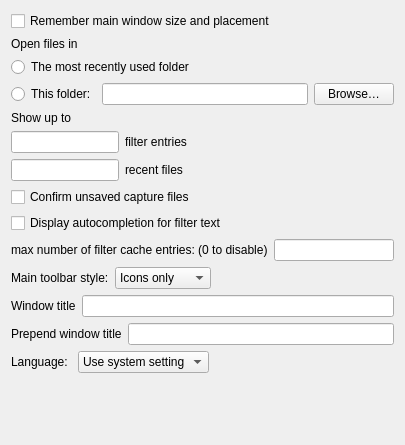
<?xml version="1.0" encoding="UTF-8"?>
<ui version="4.0">
 <class>MainWindowPreferencesFrame</class>
 <widget class="QFrame" name="MainWindowPreferencesFrame">
  <property name="geometry">
   <rect>
    <x>0</x>
    <y>0</y>
    <width>405</width>
    <height>445</height>
   </rect>
  </property>
  <property name="sizePolicy">
   <sizepolicy hsizetype="Preferred" vsizetype="Fixed">
    <horstretch>0</horstretch>
    <verstretch>0</verstretch>
   </sizepolicy>
  </property>
  <property name="minimumSize">
   <size>
    <width>0</width>
    <height>384</height>
   </size>
  </property>
  <property name="windowTitle">
   <string>Frame</string>
  </property>
  <property name="frameShape">
   <enum>QFrame::NoFrame</enum>
  </property>
  <property name="frameShadow">
   <enum>QFrame::Plain</enum>
  </property>
  <property name="lineWidth">
   <number>0</number>
  </property>
  <layout class="QVBoxLayout" name="verticalLayout">
   <item>
    <widget class="QCheckBox" name="geometryCheckBox">
     <property name="toolTip">
      <string>Checking this will save the size, position, and maximized state of the main window.</string>
     </property>
     <property name="text">
      <string>Remember main window size and placement</string>
     </property>
    </widget>
   </item>
   <item>
    <widget class="QLabel" name="label">
     <property name="text">
      <string>Open files in</string>
     </property>
    </widget>
   </item>
   <item>
    <layout class="QGridLayout" name="gridLayout">
     <item row="1" column="0">
      <widget class="QRadioButton" name="foStyleSpecifiedRadioButton">
       <property name="text">
        <string>This folder:</string>
       </property>
       <attribute name="buttonGroup">
        <string notr="true">openInButtonGroup</string>
       </attribute>
      </widget>
     </item>
     <item row="1" column="1">
      <widget class="QLineEdit" name="foStyleSpecifiedLineEdit"/>
     </item>
     <item row="1" column="2">
      <widget class="QPushButton" name="foStyleSpecifiedPushButton">
       <property name="text">
        <string>Browse…</string>
       </property>
      </widget>
     </item>
     <item row="0" column="0" colspan="3">
      <widget class="QRadioButton" name="foStyleLastOpenedRadioButton">
       <property name="text">
        <string>The most recently used folder</string>
       </property>
       <attribute name="buttonGroup">
        <string notr="true">openInButtonGroup</string>
       </attribute>
      </widget>
     </item>
    </layout>
   </item>
   <item>
    <widget class="QLabel" name="label_2">
     <property name="text">
      <string>Show up to</string>
     </property>
    </widget>
   </item>
   <item>
    <layout class="QHBoxLayout" name="horizontalLayout_2" stretch="0,0,1">
     <item>
      <widget class="QLineEdit" name="maxFilterLineEdit"/>
     </item>
     <item>
      <widget class="QLabel" name="label_3">
       <property name="text">
        <string>filter entries</string>
       </property>
      </widget>
     </item>
     <item>
      <spacer name="horizontalSpacer">
       <property name="orientation">
        <enum>Qt::Horizontal</enum>
       </property>
       <property name="sizeHint" stdset="0">
        <size>
         <width>40</width>
         <height>20</height>
        </size>
       </property>
      </spacer>
     </item>
    </layout>
   </item>
   <item>
    <layout class="QHBoxLayout" name="horizontalLayout_3" stretch="0,0,1">
     <item>
      <widget class="QLineEdit" name="maxRecentLineEdit"/>
     </item>
     <item>
      <widget class="QLabel" name="label_4">
       <property name="text">
        <string>recent files</string>
       </property>
      </widget>
     </item>
     <item>
      <spacer name="horizontalSpacer_2">
       <property name="orientation">
        <enum>Qt::Horizontal</enum>
       </property>
       <property name="sizeHint" stdset="0">
        <size>
         <width>40</width>
         <height>20</height>
        </size>
       </property>
      </spacer>
     </item>
    </layout>
   </item>
   <item>
    <widget class="QCheckBox" name="confirmUnsavedCheckBox">
     <property name="text">
      <string>Confirm unsaved capture files</string>
     </property>
    </widget>
   </item>
   <item>
    <widget class="QCheckBox" name="displayAutoCompleteCheckBox">
     <property name="text">
      <string>Display autocompletion for filter text</string>
     </property>
    </widget>
   </item>
   <item>
    <layout class="QHBoxLayout" name="horizontalLayout_4" stretch="0,0,1">
	 <item>
	  <widget class="QLabel" name="label_filterCacheMaxCount">
	   <property name="text">
		<string>max number of filter cache entries: (0 to disable)</string>
	   </property>
	  </widget>
	 </item>
	 <item>
	  <widget class="QLineEdit" name="filterCacheMaxCountLineEdit"/>
	 </item>
    </layout>
   </item>
   <item>
    <layout class="QHBoxLayout" name="horizontalLayout">
     <item>
      <widget class="QLabel" name="label_5">
       <property name="text">
        <string>Main toolbar style:</string>
       </property>
      </widget>
     </item>
     <item>
      <widget class="QComboBox" name="mainToolbarComboBox">
       <item>
        <property name="text">
         <string>Icons only</string>
        </property>
       </item>
       <item>
        <property name="text">
         <string>Text only</string>
        </property>
       </item>
       <item>
        <property name="text">
         <string>Icons &amp; Text</string>
        </property>
       </item>
      </widget>
     </item>
     <item>
      <spacer name="horizontalSpacer_4">
       <property name="orientation">
        <enum>Qt::Horizontal</enum>
       </property>
       <property name="sizeHint" stdset="0">
        <size>
         <width>40</width>
         <height>20</height>
        </size>
       </property>
      </spacer>
     </item>
    </layout>
   </item>
   <item>
    <layout class="QHBoxLayout" name="horizontalLayout_4">
     <item>
      <widget class="QLabel" name="label_6">
       <property name="text">
        <string>Window title</string>
       </property>
      </widget>
     </item>
     <item>
      <widget class="QLineEdit" name="windowTitle">
       <property name="toolTip">
        <string>&lt;html&gt;&lt;head/&gt;&lt;body&gt;&lt;p&gt;Custom window title to be appended to the existing title&lt;br/&gt;%F = file path of the capture file&lt;br/&gt;%P = profile name&lt;br/&gt;%S = a conditional separator (&amp;quot; - &amp;quot;) that only shows when surrounded by variables with values or static text&lt;br/&gt;%V = version info&lt;/p&gt;&lt;/body&gt;&lt;/html&gt;</string>
       </property>
      </widget>
     </item>
    </layout>
   </item>
   <item>
    <layout class="QHBoxLayout" name="horizontalLayout_5">
     <item>
      <widget class="QLabel" name="label_8">
       <property name="text">
        <string>Prepend window title</string>
       </property>
      </widget>
     </item>
     <item>
      <widget class="QLineEdit" name="prependWindowTitle">
       <property name="toolTip">
        <string>&lt;html&gt;&lt;head/&gt;&lt;body&gt;&lt;p&gt;Custom window title to be prepended to the existing title&lt;br/&gt;%F = file path of the capture file&lt;br/&gt;%P = profile name&lt;br/&gt;%S = a conditional separator (&amp;quot; - &amp;quot;) that only shows when surrounded by variables with values or static text&lt;br/&gt;%V = version info&lt;/p&gt;&lt;/body&gt;&lt;/html&gt;</string>
       </property>
      </widget>
     </item>
    </layout>
   </item>
   <item>
    <layout class="QHBoxLayout" name="horizontalLayout_6">
     <item>
      <widget class="QLabel" name="label_7">
       <property name="text">
        <string>Language: </string>
       </property>
      </widget>
     </item>
     <item>
      <widget class="QComboBox" name="languageComboBox">
       <property name="enabled">
        <bool>true</bool>
       </property>
       <property name="maximumSize">
        <size>
         <width>16777215</width>
         <height>16777215</height>
        </size>
       </property>
       <item>
        <property name="text">
         <string>Use system setting</string>
        </property>
       </item>
      </widget>
     </item>
     <item>
      <spacer name="horizontalSpacer_6">
       <property name="orientation">
        <enum>Qt::Horizontal</enum>
       </property>
       <property name="sizeHint" stdset="0">
        <size>
         <width>40</width>
         <height>20</height>
        </size>
       </property>
      </spacer>
     </item>
    </layout>
   </item>
   <item>
    <spacer name="verticalSpacer">
     <property name="orientation">
      <enum>Qt::Vertical</enum>
     </property>
     <property name="sizeHint" stdset="0">
      <size>
       <width>20</width>
       <height>1</height>
      </size>
     </property>
    </spacer>
   </item>
  </layout>
 </widget>
 <resources/>
 <connections/>
 <buttongroups>
  <buttongroup name="openInButtonGroup"/>
 </buttongroups>
</ui>
